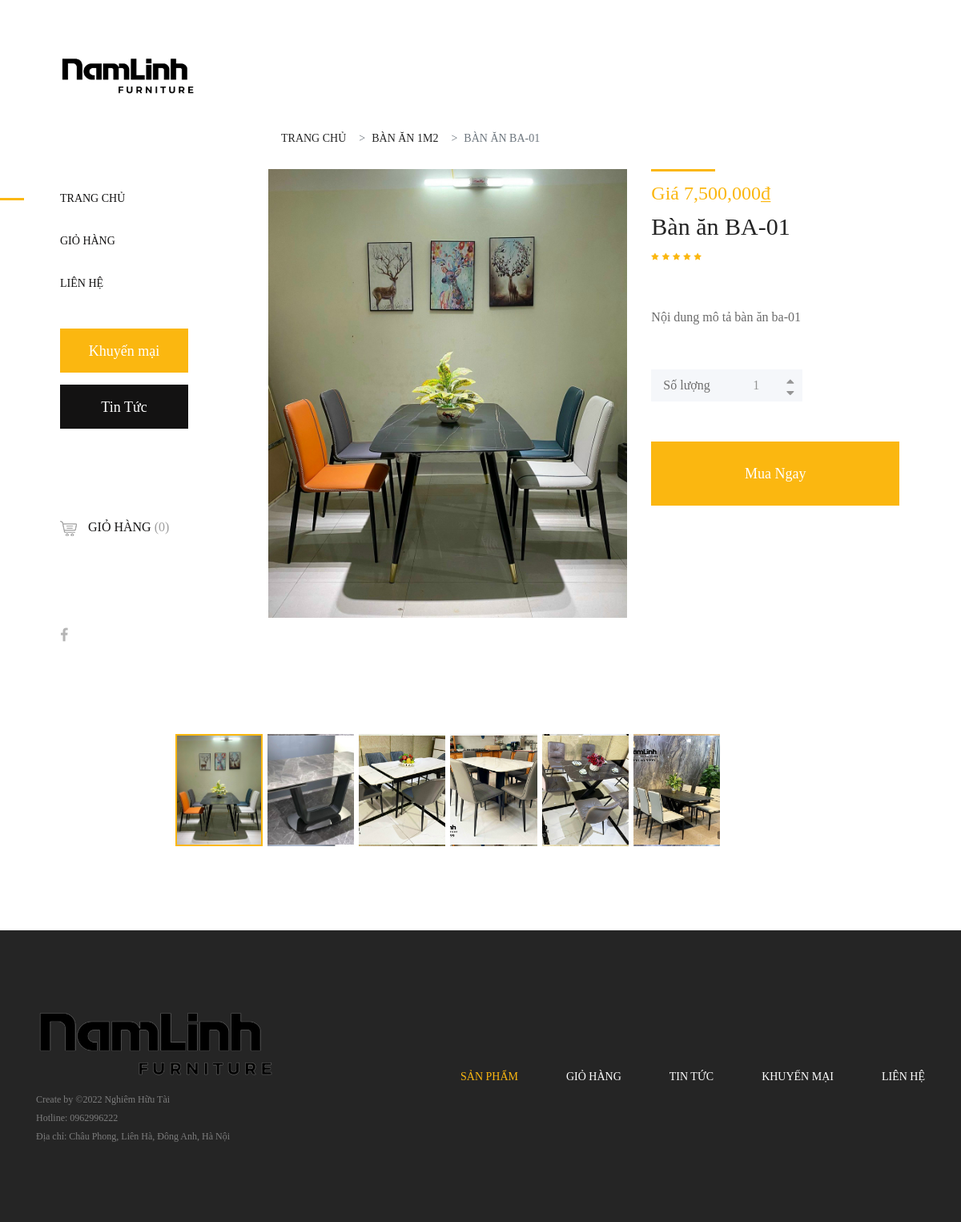
The app's page /product-details.php?id=7 with its own data.
### tables this page shows
CREATE TABLE `categories` (
  `id` int(11) NOT NULL,
  `name` tinytext NOT NULL,
  `edited_by` tinytext NOT NULL,
  `last_update` varchar(75) NOT NULL
);

CREATE TABLE `products` (
  `id` int(11) NOT NULL,
  `name` tinytext NOT NULL,
  `price` int(11) NOT NULL,
  `img` varchar(225) NOT NULL,
  `information` longtext NOT NULL,
  `category` int(11) NOT NULL,
  `edited_by` tinytext NOT NULL,
  `last_update` varchar(75) NOT NULL
);

CREATE TABLE `image_library` (
  `id` int(11) NOT NULL,
  `path` varchar(225) NOT NULL,
  `product` int(11) NOT NULL,
  `edited_by` tinytext NOT NULL,
  `last_update` varchar(100) NOT NULL
);

### product-details.php (the view, shortened to what this page needs)
<?php include "./pages/header_area.php"?>
<?php
if (isset($_GET['id'])) {
$result = mysqli_query($conn,"SELECT `id`, `name`, `price`, `img`, `information`, `category` FROM `products` WHERE `id`='{$_GET['id']}';");
if (mysqli_num_rows($result) > 0) {
    $row = mysqli_fetch_array($result);
    $category = mysqli_query($conn, "SELECT `name`FROM `categories` WHERE `id` = '{$row['category']}';");
    $name_cate = mysqli_fetch_array($category);
}
}
?>
<div class="single-product-area section-padding-100 clearfix">
    <div class="container-fluid">
        <div class="row">
            <div class="col-12">
                <nav aria-label="breadcrumb">
                    <ol class="breadcrumb mt-50">
                        <li class="breadcrumb-item"><a href="#">Trang chủ</a></li>
                        <li class="breadcrumb-item"><a href="#"><?php echo $name_cate['name'] ?></a></li>
                        <li class="breadcrumb-item active" aria-current="page"><?php echo $row['name'] ?></li>
                    </ol>
                </nav>
            </div>
        </div>
        <div class="row">
            <div class="col-12 col-lg-7">
                <div class="single_product_thumb">
                    <div id="product_details_slider" class="carousel slide" data-ride="carousel">
                        <ol class="carousel-indicators">
                            <li class="active" data-target="#product_details_slider" data-slide-to="0" style="background-image: url(./<?php echo $row['img']?>);">
                            </li>
                            <?php
                            $library = mysqli_query($conn,"SELECT `id`, `path` FROM `image_library` WHERE `product` = '{$row['id']}';");
                            $slide = 0;
                            if (mysqli_num_rows($library) > 0) {
                                while ($library_row = mysqli_fetch_array($library)) {
                                $slide++;
                            ?>
                            <li data-target="#product_details_slider" data-slide-to="<?php echo $slide; ?>" style="background-image: url(./<?php echo $library_row['path']?>);">
                            </li>
                            <?php } } ?>
                        </ol>
                        <div class="carousel-inner" style="min-height: 680px;">
                            <div class="carousel-item active">
                                <a class="gallery_img" href="./<?php echo $row['img']?>">
                                    <img class="d-block w-100" src="./<?php echo $row['img']?>" alt="First slide">
                                </a>
                            </div>
                        </div>
                    </div>
                </div>
            </div>
            <div class="col-12 col-lg-5">
                <div class="single_product_desc">
                    <div class="product-meta-data">
                        <div class="line"></div>
                        <p class="product-price">Giá <?php echo number_format($row['price'])?>₫</p>
                        <a href="product-details.html">
                            <h6><?php echo $row['name']?></h6>
                        </a>
                        <div class="ratings-review mb-15 d-flex align-items-center justify-content-between">
                            <div class="ratings">
                                <i class="fa fa-star" aria-hidden="true"></i>
                                <i class="fa fa-star" aria-hidden="true"></i>
                                <i class="fa fa-star" aria-hidden="true"></i>
                                <i class="fa fa-star" aria-hidden="true"></i>
                                <i class="fa fa-star" aria-hidden="true"></i>
                            </div>
                        </div>
                    </div>
                    <div class="short_overview my-5">
                        <p><?php echo $row['information']?></p>
                    </div>
                    <form class="cart clearfix" action="cart.php?action=add" method="post">
                        <div class="cart-btn d-flex mb-50">
                            <p>Số lượng</p>
                            <div class="quantity">
                                <span class="qty-minus" onclick="var effect = document.getElementById('qty'); var qty = effect.value; if( !isNaN( qty ) &amp;&amp; qty &gt; 1 ) effect.value--;return false;"><i class="fa fa-caret-down" aria-hidden="true"></i></span>
                                <input type="number" class="qty-text" id="qty" step="1" min="1" max="300" name="quantity[<?php echo $row['id']?>]" value="1">
                                <span class="qty-plus" onclick="var effect = document.getElementById('qty'); var qty = effect.value; if( !isNaN( qty )) effect.value++;return false;"><i class="fa fa-caret-up" aria-hidden="true"></i></span>
                            </div>
                        </div>
                        <button type="submit" name="submit" class="btn amado-btn">Mua Ngay</button>
                    </form>
                </div>
            </div>
        </div>
    </div>
</div>
<?php include "./pages/footer.php";?>

### records on screen
categories: name "BÀN ĂN 1M2"
products: name "BÀN ĂN BA-01", img (picture), price "7,500,000", name "Bàn ăn BA-01", information "Nội dung mô tả bàn ăn ba-01"
image_library: path (picture)
image_library: path (picture)
image_library: path (picture)
image_library: path (picture)
image_library: path (picture)
